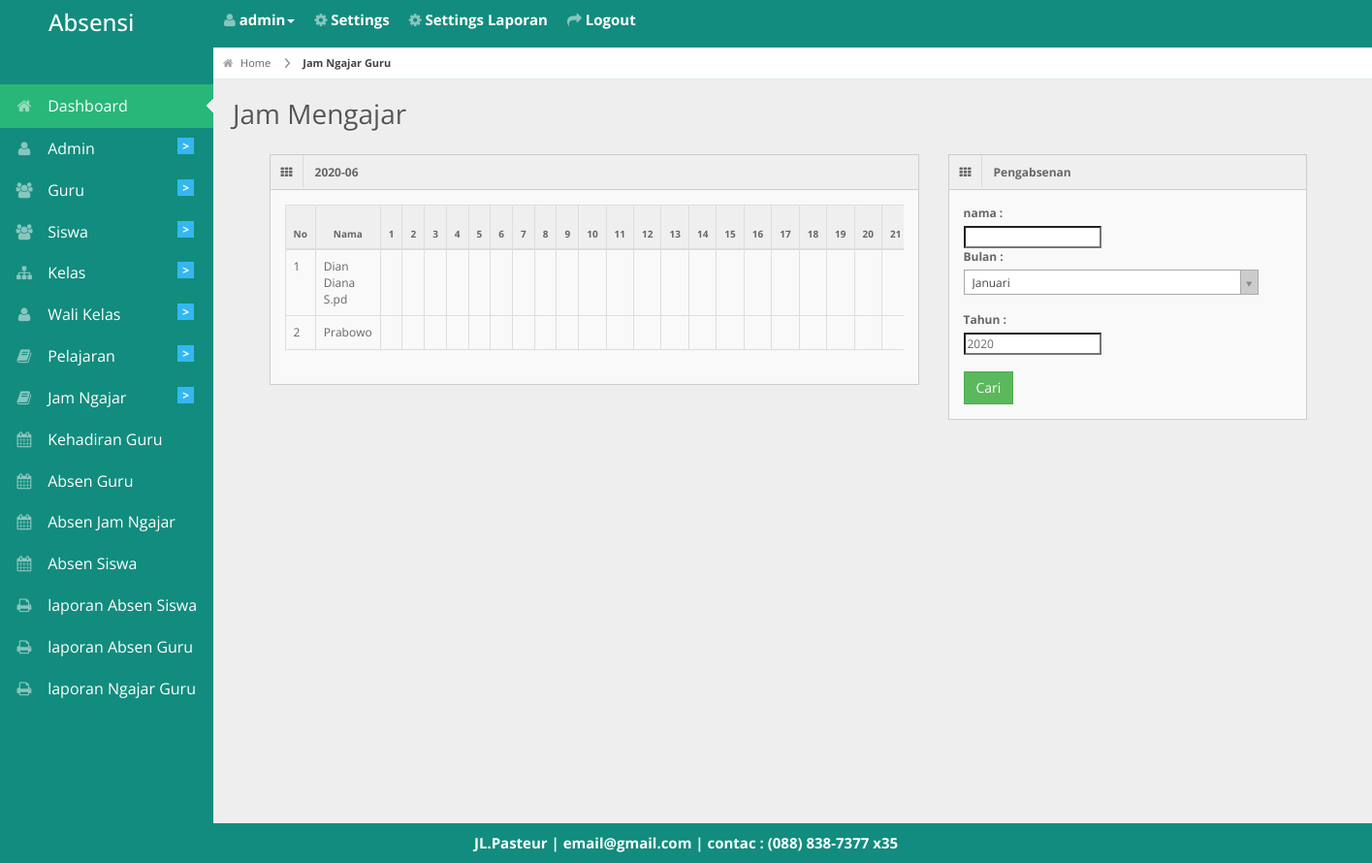
The app's page /petugas_piket/tablejamngajar.php (signed in) with its own data.
### tables this page shows
CREATE TABLE `guru` (
  `id_guru` int(11) NOT NULL,
  `nip` varchar(255) NOT NULL,
  `nuptk` varchar(255) NOT NULL,
  `nama` varchar(30) NOT NULL,
  `jenis_kelamin` varchar(1) NOT NULL,
  `status` varchar(20) NOT NULL,
  `alamat` varchar(50) NOT NULL,
  `jabatan` varchar(20) NOT NULL,
  `telepon` varchar(50) NOT NULL,
  `tgl_lahir` date NOT NULL
);

CREATE TABLE `biodata` (
  `id_biodata` int(11) NOT NULL,
  `nama_sekolah` varchar(255) NOT NULL,
  `alamat` varchar(255) NOT NULL,
  `photo` varchar(255) NOT NULL,
  `email` varchar(255) NOT NULL,
  `telepon` varchar(20) NOT NULL,
  `kota` varchar(50) NOT NULL
);

### petugas_piket/tablejamngajar.php (the view, shortened to what this page needs)
<?php
 include '../db/koneksi.php';
 include '../layout/header.php';
            if (isset($_GET['cari'])) {
              $cari_nama_guru=$_GET['nama'];
              $cari_bulan_guru=$_GET['bulan'];
              if($cari_nama_guru!=""){
                $query_tampil=mysqli_query($konek,"SELECT * FROM guru WHERE nama LIKE '%$cari_nama_guru%' ORDER BY guru.nama");
              }else{
                $query_tampil=mysqli_query($konek,"SELECT * FROM guru ORDER BY guru.nama");
              }
            }else{
              $query_tampil=mysqli_query($konek,"SELECT * FROM guru ORDER BY guru.nama");
            }
 ?>
 <div id="content">
   <div id="content-header">
     <div id="breadcrumb"> <a href="http://localhost/absensi2/<?php echo $_SESSION['akses']; ?>/" title="Go to Home" class="tip-bottom"><i class="icon-home"></i> Home</a>
       <a href="http://localhost/absensi2/petugas_piket/jamngajar" class="current">Jam Ngajar Guru</a> </div>
     <h1>Jam Mengajar</h1>
   </div>
   <div class="container">
   <div class="span7">
   <div class="widget-box">
        <div class="widget-title"> <span class="icon"> <i class="icon-th"></i> </span>
          <?php if(isset($_GET['cari'])){ ?>
          <h5><?php echo "$_GET[tahun]-$_GET[bulan]"; ?></h5>
          <?php }else{?>
          <h5><?php echo date('Y-m'); ?></h5>
          <?PHP } ?>
          </div>
        <div class="widget-content">
          <div class="table-responsive">
            <table class="table table-bordered table-striped with-check">
              <thead>
                <tr>
                  <th>No</th>
                  <th>Nama</th>
                  <?php for ($tanggal_table=1; $tanggal_table <= 31; $tanggal_table++) {
                    echo "<th rowspan='2'>$tanggal_table</th>";
                  } ?>
                </tr>
              </thead>
              <tbody>
                  <?php
                  $no=1;
                while ($data=mysqli_fetch_array($query_tampil)) {
                  $query_pel_guru=mysqli_query($konek,"SELECT id_guru FROM jam_mengajar WHERE id_guru=$data[id_guru]");
                  if (mysqli_num_rows($query_pel_guru)==0) {
                    continue;
                  }else {
                   ?>
                <tr>
                  <td><?php echo $no;$no++; ?></td>
                  <td> <?php
                  if (isset($_GET['bulan'])) {
                    echo "<a href='http://localhost/absensi2/petugas_piket/jamngajar/$data[id_guru]/$_GET[tahun]/$cari_bulan_guru/'>$data[nama]</a>";
                  }else {
                    $cari_bulan_guru=date('m');
                    $tahun=date('Y');
                    echo "<a href='http://localhost/absensi2/petugas_piket/jamngajar/$data[id_guru]/$tahun/$cari_bulan_guru/'>$data[nama]</a>";
                  }
                  ?></td>
                  <?php
                  if(isset($_GET['bulan'])){
                      $query_tampil_tanggal=mysqli_query($konek,"SELECT tgl_ngajar FROM absen_jam_ngajar WHERE
                        id_guru=$data[id_guru] and tgl_ngajar like '%$_GET[tahun]-$cari_bulan_guru%' ORDER BY tgl_ngajar ASC;");
                  }else{
                    $cari_bulan_guru=date('m');
                  }
                  if(isset($sisa_td)!=true){
                    $sisa_td=30;
                  }
                  for ($td=0; $td <= $sisa_td ; $td++) {
                    echo "<td></td>";
                  }
                  if(isset($_GET['bulan'])){
                    $query_tampil_tanggal=mysqli_query($konek,"SELECT sum(jumlah_jam) FROM absen_jam_ngajar WHERE
                    id_guru=$data[id_guru] and tgl_ngajar like '%$_GET[tahun]-$cari_bulan_guru%';");
                  }else{
                    $cari_bulan_guru=date('m');
                  }
                   ?>
                </tr>
                <?php  }  }?>
              </tbody>
            </table>
          </div>
   </div>
      </div>
      </div>
      <div class="container">
        <div class="span4">
          <div class="widget-box">
            <div class="widget-title"> <span class="icon"> <i class="icon-th"></i> </span>
              <h5>Pengabsenan</h5>
            </div>
            <div class="widget-content">
              <div class="control-group">
                <label class="control-label">nama :</label>
                <div class="controls">
                  <input type="text" name="nama">
                </div>
              </div>
              <div class="control-group">
                <label class="control-label">Bulan :</label><br>
              </div><br>
              <div class="control-group">
                <label class="control-label">Tahun :</label>
                <div class="controls">
                  <input type="number"placeholder="Tahun"name="tahun" value="<?PHP echo date('Y'); ?>"/>
                </div>
              </div><br>
                <div class="form-actions">
                  <button type="submit" name="cari"class="btn btn-success">Cari</button>
                </div>
               </div>
            </div>
          </div>
        </div>
      </div>
      </div>
<?php include '../layout/footer.php'; ?>

### layout/footer.php (shortened to what this page needs)
<div class="row-fluid">
  <div id="footer" class="span12"style="
    color: #fff;
    font-weight: bold;
    font-size: 15px;
">
     <?php echo "$header_photo[alamat] | $header_photo[email] | contac : $header_photo[telepon]"; ?> </div>
</div>
</body>
</html>

### css/matrix-style.css (style rules this page uses)
* { outline:none !important; -moz-outline: none !important; }
html, body { height:100% }
body { overflow-x: hidden; margin-top: -10px; font-family: 'Open Sans', sans-serif; font-size:12px; color:#666; }
a { color:#666; }
select, textarea, input[type="text"], input[type="password"], input[type="datetime"], input[type="datetime-local"], input[type="date"], input[type="month"], input[type="time"], input[type="week"], input[type="number"], input[type="email"], input[type="url"], input[type="search"], input[type="tel"], input[type="color"], .uneditable-input, .label, .dropdown-menu, .btn, .well, .progress, .table-bordered, .btn-group > .btn:first-child, .btn-group > .btn:last-child, .btn-group > .btn:last-child, .btn-group > .dropdown-toggle, .alert { border-radius:0px; }
.btn, textarea, input[type="text"], input[type="password"], input[type="datetime"], input[type="datetime-local"], input[type="date"], input[type="month"], input[type="time"], input[type="week"], input[type="number"], input[type="email"], input[type="url"], input[type="search"], input[type="tel"], input[type="color"], .uneditable-input { box-shadow:none; }
.progress, .progress-success .bar, .progress .bar-success, .progress-warning .bar, .progress .bar-warning, .progress-danger .bar, .progress .bar-danger, .progress-info .bar, .progress .bar-info, .btn, .btn-primary { background-image:none; }
#footer { padding:10px; text-align:center; }
#content { background: none repeat scroll 0 0 #eeeeee; margin-left: 220px; margin-right: 0; padding-bottom: 25px; position: relative; min-height:100%; width: auto; }
#content-header { position: abslute; width: 100%; margin-top: -38px; z-index: 20; }
#content-header h1 { color: #555555; font-size: 28px; font-weight: normal; float: none; text-shadow: 0 1px 0 #ffffff; margin-left: 20px; position: relative; }
#content-header h1, #content-header .btn-group { margin-top: 20px; }
#breadcrumb { background-color: #fff; border-bottom: 1px solid #e3ebed; }
#breadcrumb a { padding: 8px 20px 8px 10px; display: inline-block; background-image: url('../img/breadcrumb.png'); background-position: center right; background-repeat: no-repeat; font-size: 11px; color: #666666; }
#breadcrumb a:last-child { background-image:none; }
#breadcrumb a.current { font-weight: bold; color: #444444; }
#breadcrumb a i { margin-right: 5px; opacity: .6; }
.stat-boxes .peity_bar_good, .stat-boxes .peity_line_good, { color: #459D1C; }
.widget-box { background: none repeat scroll 0 0 #F9F9F9; border-left: 1px solid #CDCDCD; border-top: 1px solid #CDCDCD; border-right: 1px solid #CDCDCD; clear: both; margin-top: 16px; margin-bottom: 16px; position: relative; }
.widget-title, .modal-header, .table th, div.dataTables_wrapper .ui-widget-header { background:#efefef; border-bottom: 1px solid #CDCDCD; height: 36px; }
.widget-title span.icon { padding: 9px 10px 7px 11px; float: left; border-right:1px solid #dadada; }
.widget-title h5 { color: #666; float: left; font-size: 12px; font-weight: bold; padding: 12px; line-height: 12px; margin: 0; }
.widget-content { padding:15px; border-bottom: 1px solid #cdcdcd; }
.table th { height: auto; font-size: 10px; padding: 5px 10px 2px; border-bottom: 0; text-align: center; color: #666666; }
.table.with-check tr th:first-child, .table.with-check tr td:first-child { width: 10px; }

### css/matrix-media.css (style rules this page uses)
body { background: #128C7E; }

### records on screen
guru: nama "Dian Diana S.pd"
guru: nama "Prabowo"
biodata: alamat "JL.Pasteur", email "email@gmail.com", telepon "(088) 838-7377 x35"

### other values on screen
$_SESSION['username'] "admin"
